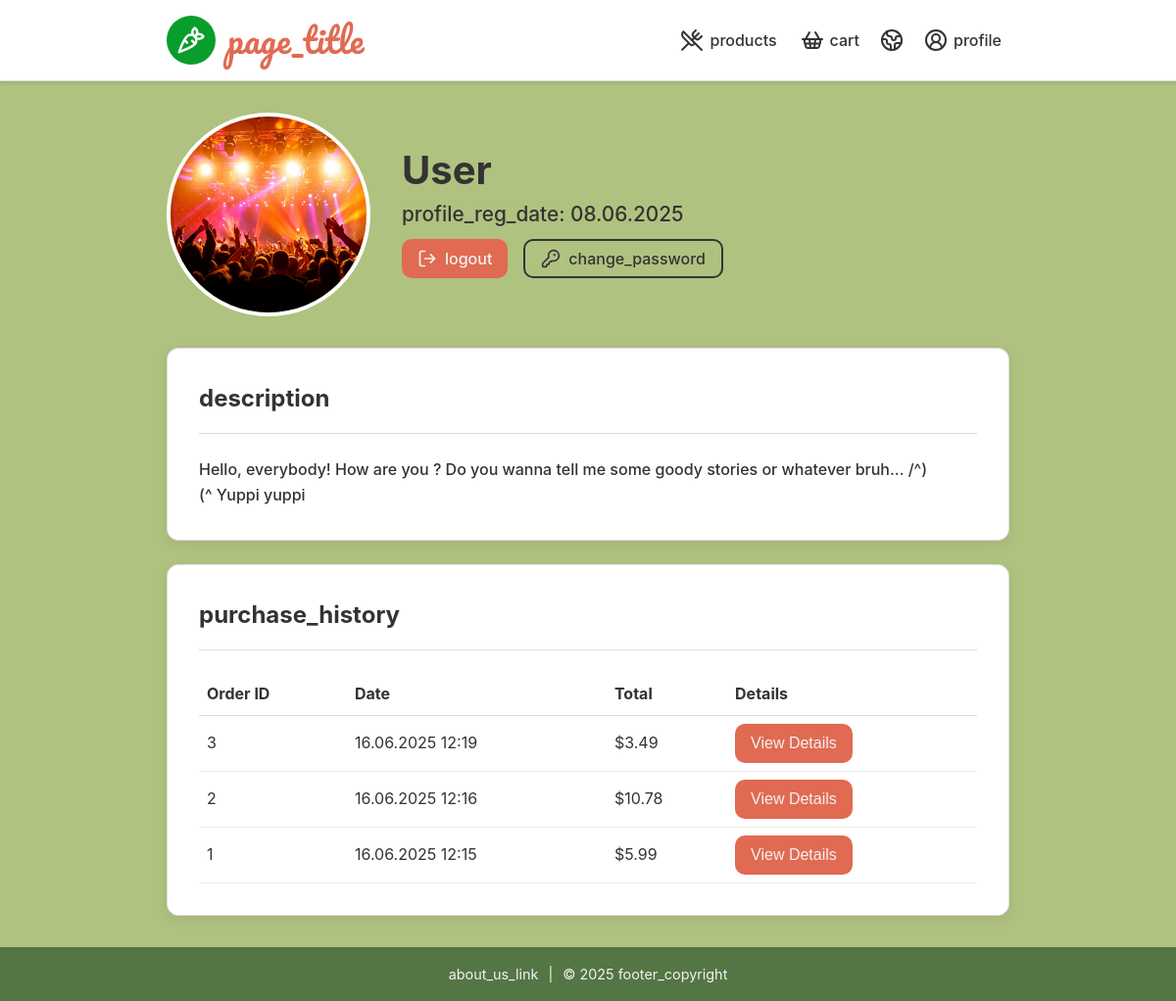
The app's page /profile.php (signed in) with its own data.
### tables this page shows
CREATE TABLE users (
        id INTEGER PRIMARY KEY AUTOINCREMENT,
        username TEXT NOT NULL UNIQUE,
        password TEXT NOT NULL,
        avatar TEXT,
        description TEXT,
        created_at TIMESTAMP DEFAULT CURRENT_TIMESTAMP
    );

CREATE TABLE orders (
        id INTEGER PRIMARY KEY AUTOINCREMENT,
        user_id INTEGER NOT NULL,
        order_date TIMESTAMP DEFAULT CURRENT_TIMESTAMP,
        total_amount REAL NOT NULL,
        -- Add other fields as needed, e.g., status, shipping_address_id, etc.
        FOREIGN KEY (user_id) REFERENCES users(id) ON DELETE CASCADE
    );

### config/language.php (called while the page is built, shortened)
<?php
$available_langs = ['en', 'ua'];
$default_lang = 'ua';
if (isset($_SESSION['lang']) && in_array($_SESSION['lang'], $available_langs)) {
    $current_lang = $_SESSION['lang'];
} else {
    $current_lang = $default_lang;
    $_SESSION['lang'] = $current_lang;
}
$lang_file = __DIR__ . '/../l10n/' . $current_lang . '.php';
if (file_exists($lang_file)) {
    $t = require $lang_file;
} else {
    $t = [];
}
function t(string $key): string
{
    global $t;
    return $t[$key] ?? $key;
}

### public/profile.php (the view, shortened to what this page needs)
<?php
require_once __DIR__ . '/../includes/header.php';
require_once __DIR__ . '/../config/db.php';
$stmt = $pdo->prepare("SELECT username, created_at, avatar, description FROM users WHERE id = ?");
$stmt->execute([$_SESSION['user_id']]);
$user_info = $stmt->fetch(PDO::FETCH_ASSOC);
$avatar_placeholder = 'https://images.unsplash.com/photo-1634986666676-ec8fd927c23d?q=80&w=1935&auto=format&fit=crop&ixlib=rb-4.1.0&ixid=M3wxMjA3fDB8MHxwaG90by1wYWdlfHx8fGVufDB8fHx8fA%3D%3D';
$user_avatar = $user_info['avatar'] ?? $avatar_placeholder;
$orders_stmt = $pdo->prepare("SELECT id, order_date, total_amount FROM orders WHERE user_id = ? ORDER BY order_date DESC");
$orders_stmt->execute([$_SESSION['user_id']]);
$purchase_history = $orders_stmt->fetchAll(PDO::FETCH_ASSOC);
?>
<div class="container" style="padding-top: 2rem; padding-bottom: 2rem;">
    <div class="profile-header">
        <form action="/upload_avatar.php" method="post" enctype="multipart/form-data" class="profile-avatar-form">
            <label for="avatar-upload" class="profile-avatar-wrapper">
                <img src="<?= htmlspecialchars($user_avatar) ?>" alt="<?= t('profile_avatar') ?>" class="profile-avatar">
            </label>
        </form>
        <div class="profile-info">
            <div class="editable-field" id="username-field" style="align-items: center; gap: 0.5rem;">
                <h1 class="profile-username" data-value="<?= htmlspecialchars($user_info['username']) ?>">
                    <?= htmlspecialchars($user_info['username']) ?>
                </h1>
            </div>
            <p class="profile-reg-date"><?= t('profile_reg_date') ?>: <?= date('d.m.Y', strtotime($user_info['created_at'])) ?></p>
            <div style="display: flex; gap: 1rem;">
                <a href="/logout.php" class="btn" style="width: content;" title="<?= t('logout') ?>">
                    <svg xmlns="http://www.w3.org/2000/svg" width="20" height="20" viewBox="0 0 24 24" fill="none" stroke="currentColor" stroke-width="2" stroke-linecap="round" stroke-linejoin="round"><path d="m16 17 5-5-5-5"/><path d="M21 12H9"/><path d="M9 21H5a2 2 0 0 1-2-2V5a2 2 0 0 1 2-2h4"/></svg>
                    <span><?= t('logout') ?></span>
                </a>
                <a href="/change_password.php" class="btn btn--outlin" style="width: content; " title="<?= t('change_password') ?>">
                    <span><?= t('change_password') ?></span>
                </a>
            </div>
        </div>
    </div>
    <div class="profile-card">
        <h2 class="profile-card-title"><?= t('description') ?></h2>
        <div class="editable-field" id="description-field">
            <p class="profile-description" data-value="<?= htmlspecialchars($user_info['description'] ?? '') ?>">
                <?= !empty($user_info['description']) ? htmlspecialchars($user_info['description']) : t('no_description') ?>
            </p>
        </div>
    </div>
    <div class="profile-card">
        <h2 class="profile-card-title"><?= t('purchase_history') ?></h2>
        <?php if (empty($purchase_history)): ?>
            <p><?= t('purchase_history_info') ?></p>
        <?php else: ?>
            <table class="table" style="width: 100%; border-collapse: collapse; margin-top: 1rem;">
                <thead>
                    <tr>
                        <th style="border-bottom: 1px solid #ddd; padding: 8px; text-align: left;">Order ID</th>
                        <th style="border-bottom: 1px solid #ddd; padding: 8px; text-align: left;">Date</th>
                        <th style="border-bottom: 1px solid #ddd; padding: 8px; text-align: left;">Total</th>
                        <th style="border-bottom: 1px solid #ddd; padding: 8px; text-align: left;">Details</th>
                    </tr>
                </thead>
                <tbody>
                    <?php foreach ($purchase_history as $order): ?>
                        <tr>
                            <td style="border-bottom: 1px solid #eee; padding: 8px;"><?= htmlspecialchars($order['id']) ?></td>
                            <td style="border-bottom: 1px solid #eee; padding: 8px;"><?= date('d.m.Y H:i', strtotime($order['order_date'])) ?></td>
                            <td style="border-bottom: 1px solid #eee; padding: 8px;">$<?= number_format($order['total_amount'], 2) ?></td>
                            <td style="border-bottom: 1px solid #eee; padding: 8px;">
                                <button type="button" class="btn btn--small view-order-details" data-order-id="<?= $order['id'] ?>">View Details</button>
                            </td>
                        </tr>
                    <?php endforeach; ?>
                </tbody>
            </table>
        <?php endif; ?>
    </div>
</div>
<?php require_once __DIR__ . '/../includes/footer.php'; ?>

### includes/header.php (shortened to what this page needs)
<?php
require_once __DIR__ . '/../config/language.php';
?>
<!DOCTYPE html>
<html lang="<?= $_SESSION['lang'] ?? 'ua' ?>">
<head>
    <link rel="stylesheet" href="/css/style.css">
</head>
<body>
    <header class="site-header">
        <div class="container">
            <a href="/" class="site-logo">
                <div class="logo-icon-wrapper">
                </div>
                <span class="logo-text"><?= t('page_title') ?></span>
            </a>
            <nav>
                <?php if (isset($_SESSION['user_id'])): ?>
                    <a href="/products.php" class="btn btn--outline" title="<?= t('products') ?>">
                        <span><?= t('products') ?></span>
                    </a>
                    <a href="/cart.php" class="btn btn--outline" title="<?= t('cart') ?>">
                        <span><?= t('cart') ?></span>
                    </a>
                <?php else: ?>
                    <a href="/login.php" class="btn btn--outline"><?= t('login') ?></a>
                    <a href="/register.php" class="btn btn--outline"><?= t('register') ?></a>
                <?php endif; ?>
                <div class="lang-dropdown">
                    <button class="lang-dropdown-btn" id="langBtn">
                    </button>
                </div>
                <?php if (isset($_SESSION['user_id'])): ?>
                    <a href="/profile.php" class="btn btn--outline" title="<?= t('profile') ?>">
                        <svg xmlns="http://www.w3.org/2000/svg" width="24" height="24" viewBox="0 0 24 24" fill="none" stroke="currentColor" stroke-width="2" stroke-linecap="round" stroke-linejoin="round"><path d="M18 20a6 6 0 0 0-12 0"/><circle cx="12" cy="10" r="4"/><circle cx="12" cy="12" r="10"/></svg>
                        <span><?= t('profile') ?></span>
                    </a>
                <?php endif; ?>
            </nav>
        </div>
    </header>
    <main class="main-content">

### includes/footer.php (shortened to what this page needs)
    </main>
    <footer class="site-footer">
        <div class="container footer-content">
            <a href="/aboutus.php"><?= t('about_us_link') ?></a>
            <span style="margin: 0 10px;">|</span>
            <span>&copy; <?php echo date('Y'); ?> <?= t('footer_copyright') ?></span>
        </div>
    </footer>
</body>
</html>

### records on screen
users: avatar (picture), username "User", created_at "08.06.2025", description "Hello, everybody! How are you ? Do you wanna tell me some goody stories or whatever bruh... /^)(^ Yuppi yuppi"
orders: id "3", order_date "16.06.2025 12:19", total_amount "3.49"
orders: id "2", order_date "16.06.2025 12:16", total_amount "10.78"
orders: id "1", order_date "16.06.2025 12:15", total_amount "5.99"

### other values on screen
t('page_title') "page_title"
t('products') "products"
t('cart') "cart"
t('profile') "profile"
t('profile_reg_date') "profile_reg_date"
t('logout') "logout"
t('change_password') "change_password"
t('description') "description"
t('purchase_history') "purchase_history"
t('about_us_link') "about_us_link"
t('footer_copyright') "footer_copyright"
